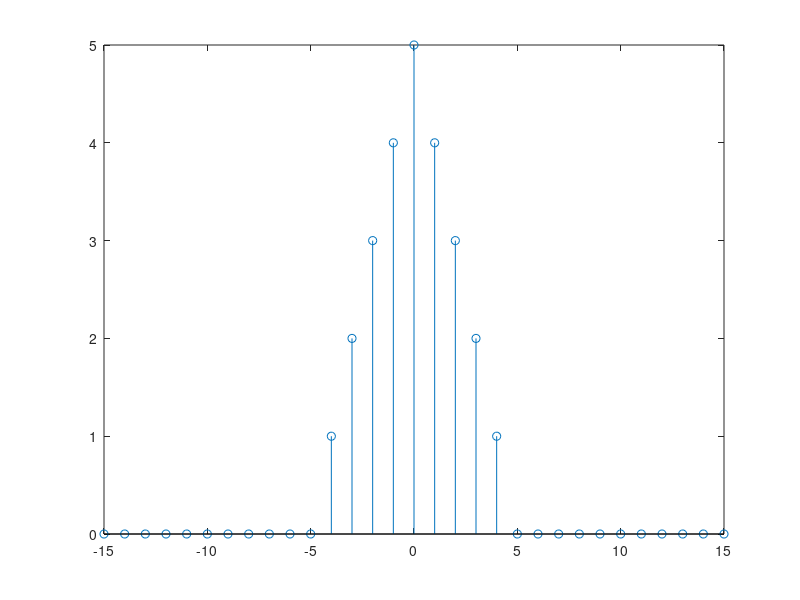

Write MATLAB code to recreate this figure. (Note: this script raises an error after producing the figure.)
clc;clear;close all

n=-15:15;
x=zeros(1,length(n));
ind=find(n>=-5 & n<=5);
x(ind)=5-abs(n(ind));

figure
stem(n,x)


f=-0.5:0.001:0.5;
X1=myCTFT(x,n,f);


N=length(n);
f1=-0.5:1/N:0.5-1/N;
X2=myCTFT(x,n,f1);
figure
hold on
plot(f,abs(X1))
stem(f1,abs(X2))